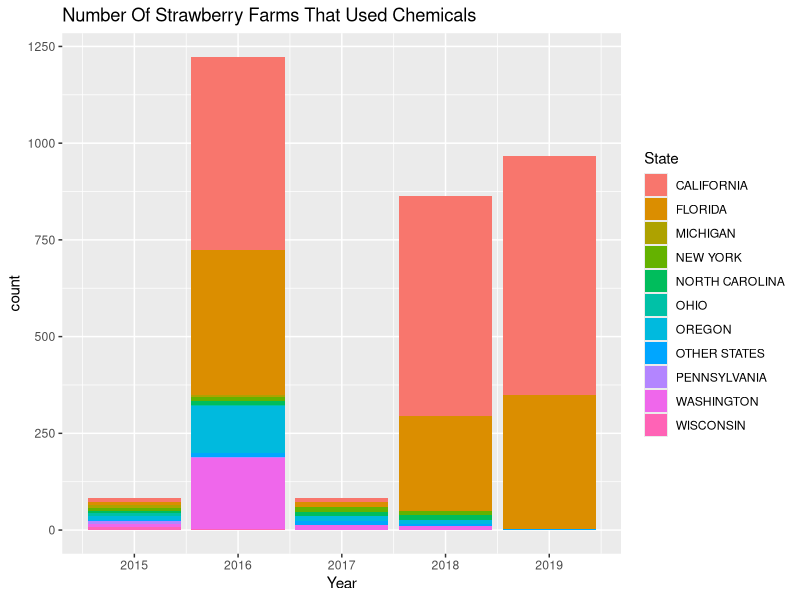
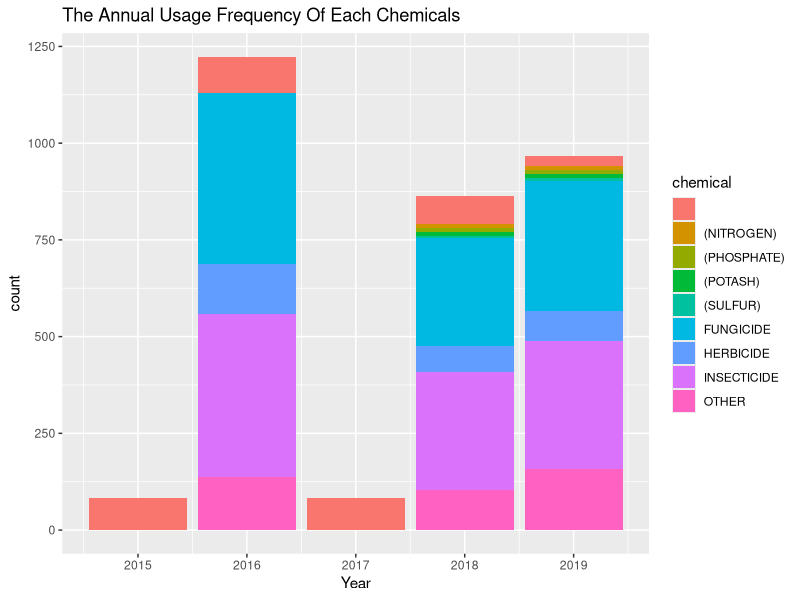

R code for these plots, in order:
## ---- chunk 1
library(tidyverse)
library(kableExtra)
unfood_table <- read.csv("Unfood.csv")
## ---- chunk 2
unfood_table %>% 
ggplot(aes(x = Year)) +
  geom_bar(aes(fill = State)) +
  ggtitle("Number Of Strawberry Farms That Used Chemicals")
## ---- chunk 3
unfood_table %>% 
ggplot(aes(x = Year)) +
  geom_bar(aes(fill = chemical)) +
  ggtitle("The Annual Usage Frequency Of Each Chemicals")
## ---- chunk 4
fungicide <- unfood_table %>% 
  filter(chemical == "FUNGICIDE") %>% 
  group_by(Year, State) %>% 
  summarise(min = min(as.numeric(Value)), 
            max = max(as.numeric(Value)),
            mean = mean(as.numeric(Value)), 
            sum = sum(as.numeric(Value)))
knitr::kable(fungicide, digits = 3) %>% 
  kableExtra::kable_styling(latex_options = "hold_position")
## ---- chunk 5
herbicide <- unfood_table %>% 
  filter(chemical == "HERBICIDE") %>% 
  group_by(Year, State) %>% 
  summarise(min = min(as.numeric(Value)), 
            max = max(as.numeric(Value)),
            mean = mean(as.numeric(Value)), 
            sum = sum(as.numeric(Value)))
knitr::kable(herbicide, caption = "Herbicide Application ", digits = 3) %>% 
  kableExtra::kable_styling(latex_options = "hold_position")
## ---- chunk 6
insecticide <- unfood_table %>% 
  filter(chemical == "INSECTICIDE") %>% 
  group_by(Year, State) %>% 
  summarise(min = min(as.numeric(Value)), 
            max = max(as.numeric(Value)),
            mean = mean(as.numeric(Value)), 
            sum = sum(as.numeric(Value)))
knitr::kable(insecticide, caption = "Insecticide Application ", digits = 3) %>% 
  kableExtra::kable_styling(latex_options = "hold_position")
